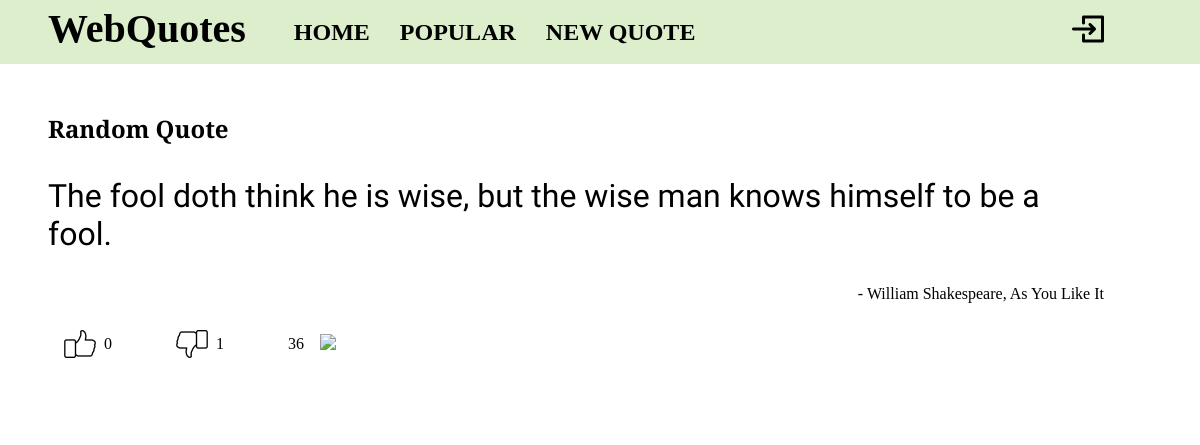
Before: / with the older database file.
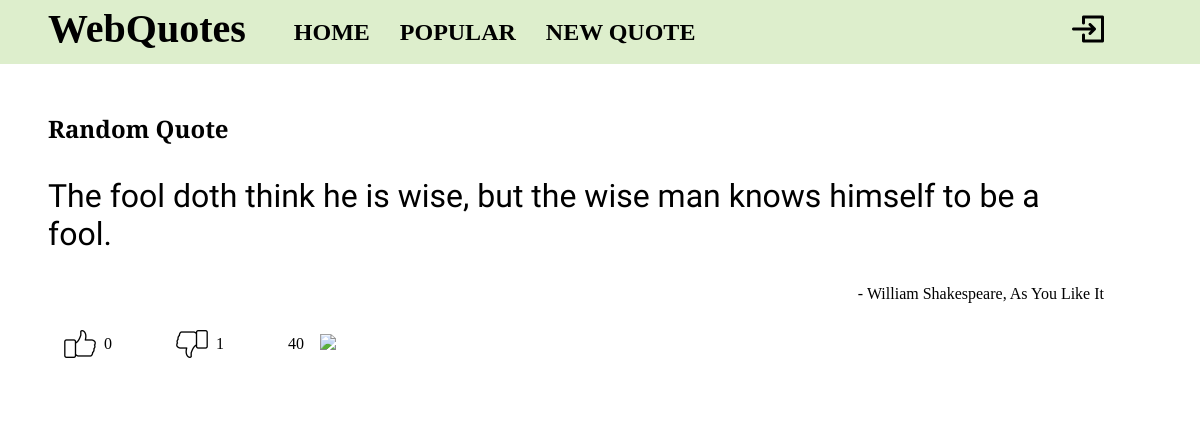
After: the same page with the newer database file.
### randomquote/models.py (models this page shows, shortened)
class Quote(models.Model):
    text = models.CharField(max_length=500, unique=True)
    source = models.ForeignKey(Source, on_delete=models.CASCADE)
    weight = models.IntegerField(default=100)
    views = models.IntegerField(default=0)
    likes = models.ManyToManyField(User, related_name="likes")
    dislikes = models.ManyToManyField(User, related_name="dislikes")
    def get_likes(self):
        return self.likes.count()
    def get_dislikes(self):
        return self.dislikes.count()
    def get_views(self):
        return self.views

class Source(models.Model):
    name = models.CharField(max_length=500, unique=True)
    def __str__(self):
        return self.name

### randomquote/views.py (the view)
# urls.py: path("", views.index, name="index"),
def index(request):
    quoteList = []
    for q in Quote.objects.all():
        quoteList += [q] * q.weight
    random.shuffle(quoteList)
    random_quote = quoteList[random.randint(0, len(quoteList)-1)]
    template = loader.get_template("randomquote/index.html")
    context = {"quote": random_quote}
    inst = Quote.objects.get(pk=random_quote.pk)
    inst.views += 1
    inst.save()
    return HttpResponse(template.render(context, request))

### randomquote/templates/randomquote/index.html (shortened to what this page needs)
{% load static %}
<!DOCTYPE html>
<html>
    <head>
        <link rel="stylesheet" href="{% static 'style.css' %}">
    </head>
    <body>
        <header>
            <p class="WebQuotes">WebQuotes</p>
            <nav>
                <a href="..">HOME</a>
                <a href="../popular">POPULAR</a>
                <a href="../addquote">NEW QUOTE</a>
            </nav>
            <a class="login" href="../../../authenticate"><img src="{% static 'randomquote/images/login_icon.png' %}"></a>
        </header>
        <div class="main">
        <div class="quote_div">
            <h2>Random Quote</h2>
            <div>
                <div>
                    <p class="quote_text">{{quote.text}}</p>
                    <p class="quote_source"> - {{quote.source}}</p>
                </div>
                <div class="inline_flex">
                    <div id="like_btn_{{quote.id}}" data-quote-id="{{quote.id}}" class="like_button inline_flex {{quote.is_liked}}">
                        <img class="icon" src="{% static 'randomquote/images/like_icon.png' %}">
                        <p class="val">{{quote.get_likes}}</p>
                    </div>
                    <div id="dislike_btn_{{quote.id}}" data-quote-id="{{quote.id}}" class="dislike_button inline_flex">
                        <img class="icon" src="{% static 'randomquote/images/dislike_icon.png' %}">
                        <p class="val">{{quote.get_dislikes}}</p>
                    </div>
                    <div class="inline_flex">
                        <p class="quote_info">{{ quote.get_views }}</p>
                        <img class="views_icon" src="{% static 'randomquote/images/views_icon.png' %}">
                    </div>
                </div>
        </div>
    </body>
</html>

### randomquote/static/style.css (style rules this page uses)
body { margin: 0; padding: 0; }
.main { background-color: #fff; font-family: "DM Serif Text", serif; margin: 3pc; }
.WebQuotes { font-weight: bold; font-size: 2.5pc; padding: 0; }
header { background-color: #dec; color: #000; font-size: 1.5pc; height: 4pc; width: 100%; box-sizing: border-box; padding: 0.5pc 0pc 1pc 3pc; display: flex; align-items: center; }
header nav { margin-top: 0.5pc; margin-left: 1.5pc; }
header img { padding-top: auto; width: 2pc; }
a.login { margin-left: auto; padding-top: 0.5pc; margin-right: 6pc; width: 2pc; float: right; }
header nav a { color: #000; margin-left: 1.5pc; text-decoration: none; font-weight: bold; }
.quote_source { text-align: right; }
.quote_div { padding: 0pc 3pc 3pc 0pc; }
.inline_flex { display: inline-flex; gap: 0.5pc; max-width: 3pc; text-align: center; padding: 0% 3pc 0% 0.5pc; justify-content: space-between; align-items: center; }
.quote_text { font-family: "Tangerine"; font-size: 2pc; }
.like_button { border: 0px; background-color: transparent; }
.icon { width: 2pc; }
.views_icon { width: 2pc; margin: 0.5pc; padding-bottom: 0.25pc }

Changed rows visible on the page:
changed Quote "The fool doth think he is wise, but the wise man knows himself to be a fool.": get_views "36" → "40"
